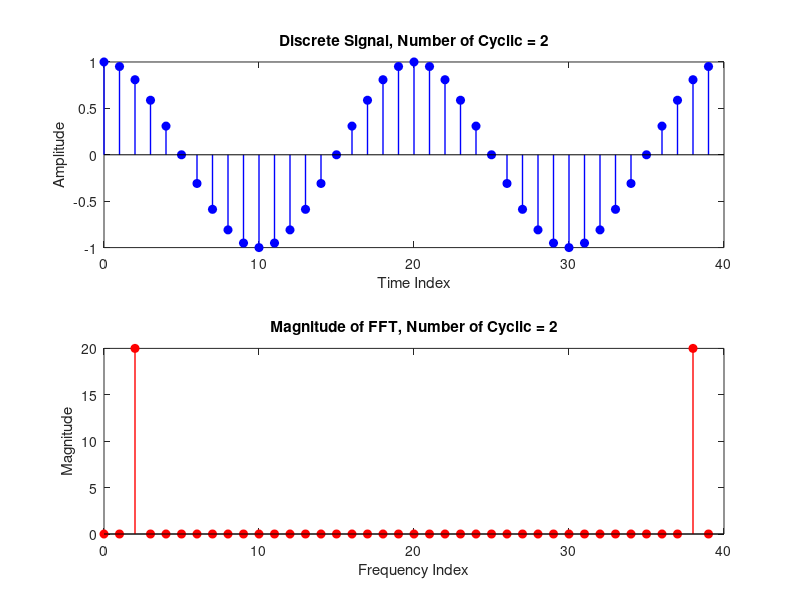
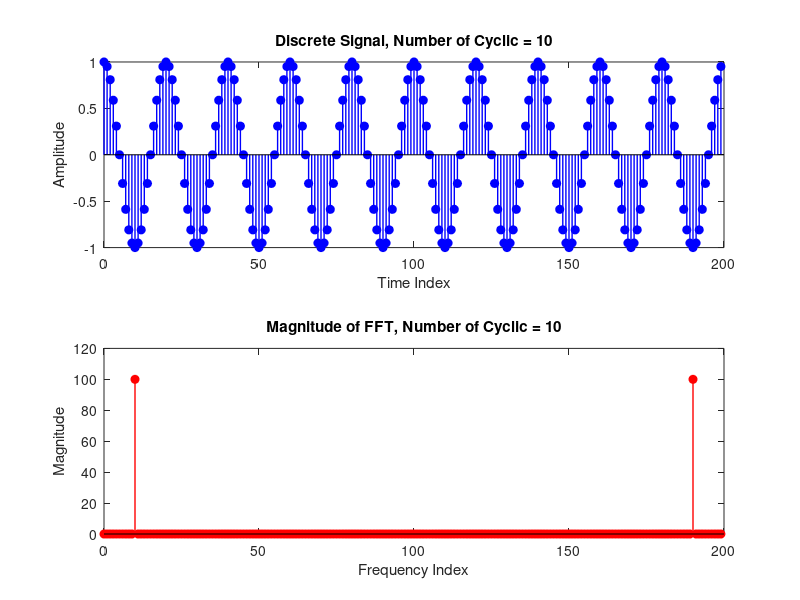
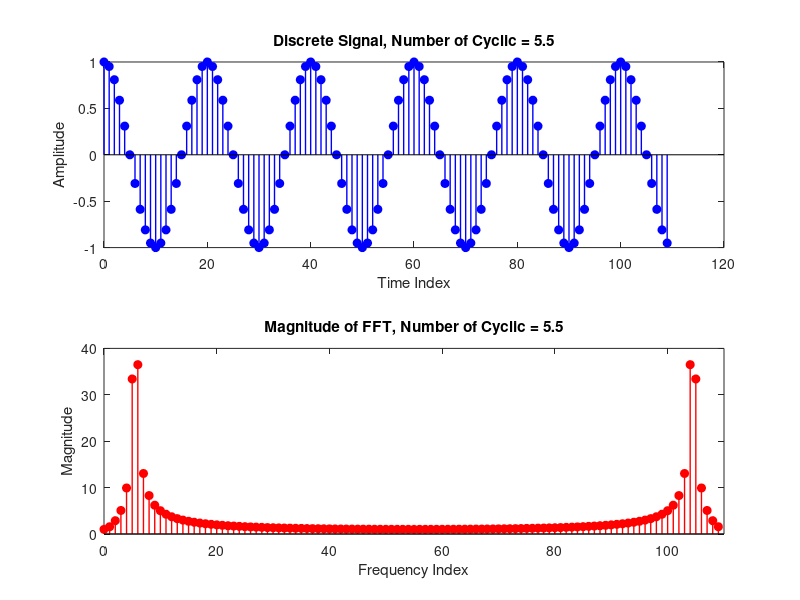

The MATLAB script that drew these images, in order:
clc;
clear all;
close all;

N  = 100;
N1 = 100 / 5;
T = [2 10 5.5];
Np = [2 * N1 10 * N1 5.5 * N1];

for i = 1:3
    figure(i);

    n = 0:1:Np(i) - 1;
    a = cos(2 * pi * n * 5 / N);

    subplot(2, 1, 1);
    stem(n, a, 'blue', 'LineWidth', 1, 'MarkerFaceColor', 'b');
    title(['Discrete Signal, Number of Cyclic = ', num2str(T(i))]);
    xlabel('Time Index');
    ylabel('Amplitude');

    b = fft(a);
    subplot(2, 1, 2);
    stem(n, abs(b), 'red', 'LineWidth', 1, 'MarkerFaceColor', 'r');
    xlim([min(n) max(n) + 1]);
    title(['Magnitude of FFT, Number of Cyclic = ', num2str(T(i))]);
    xlabel('Frequency Index');
    ylabel('Magnitude');
end
